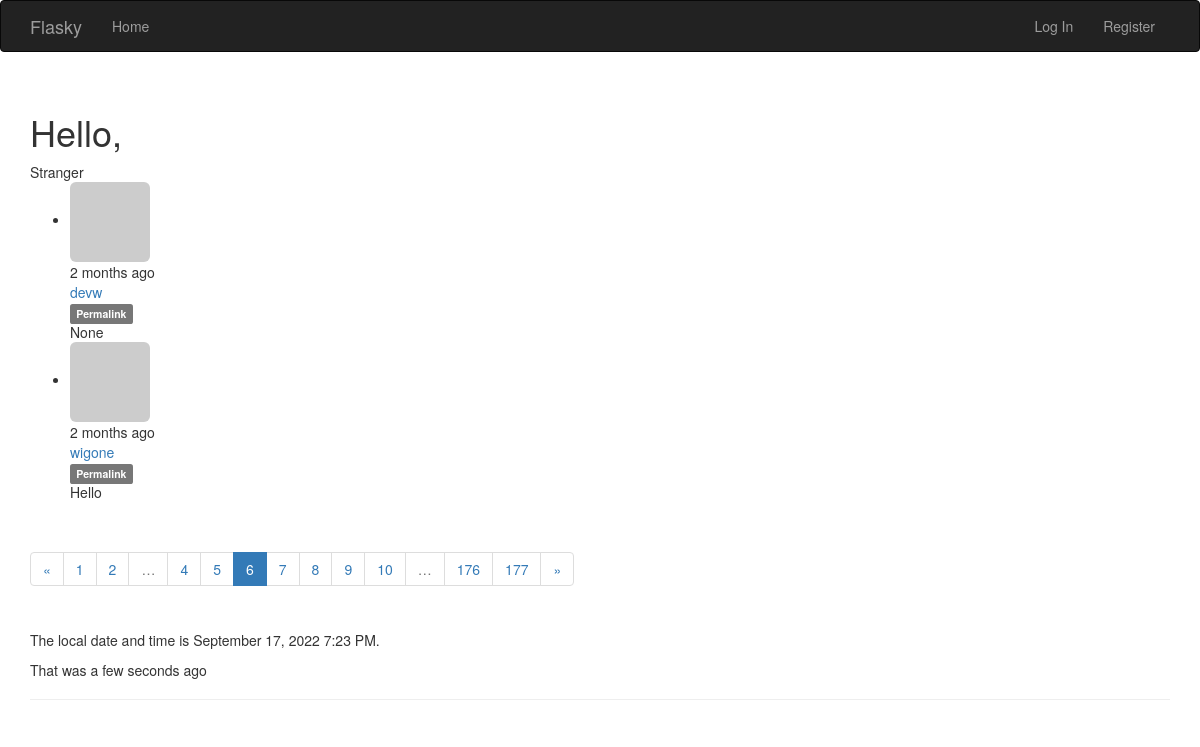
Page /?page=6 on the committed database.
### app/models.py (models this page shows, shortened)
class Post(db.Model):
    __tablename__ = 'posts'
    id = db.Column(db.Integer, primary_key=True)
    body = db.Column(db.Text)
    body_html = db.Column(db.Text)
    timestamp = db.Column(db.DateTime(), index=True, default=datetime.utcnow)
    author_id = db.Column(db.Integer, db.ForeignKey('users.id'))

class User(UserMixin, db.Model):
    __tablename__ = 'users'
    id = db.Column(db.Integer, primary_key=True)
    email = db.Column(db.String(64), unique=True, index=True)
    username = db.Column(db.String(64), unique=True, index=True)
    role_id = db.Column(db.Integer, db.ForeignKey('roles.id'))
    password_hash = db.Column(db.String(128))
    name = db.Column(db.String(64))
    location = db.Column(db.String(64))
    about_me = db.Column(db.Text())
    member_since = db.Column(db.DateTime(), default=datetime.utcnow)
    last_seen = db.Column(db.DateTime(), default=datetime.utcnow)
    confirmed = db.Column(db.Boolean, default=False)
    avatar_hash = db.Column(db.String(32))
    posts = db.relationship('Post', backref='author', lazy='dynamic')
    followed = db.relationship('Follow',
                                foreign_keys=[Follow.follower_id],
                                backref=db.backref('follower', lazy='joined'),
                                lazy='dynamic',
                                cascade='all, delete-orphan')
    followers = db.relationship('Follow',
                                foreign_keys=[Follow.followed_id],
                                backref=db.backref('followed', lazy='joined'),
                                lazy='dynamic',
                                cascade='all, delete-orphan')
    @property
    def password(self):
        raise AttributeError('password is not a readable attribute')
    def gravatar_hash(self):
        return hashlib.md5(self.email.lower().encode('utf-8')).hexdigest()
    def gravatar(self, size=100, default='identicon', rating='g'):
        url = 'https://secure.gravatar.com/avatar'
        hash = self.avatar_hash or self.gravatar_hash()
        return '{url}/{hash}?s={size}&d={default}&r={rating}'.format(
            url=url, hash=hash, size=size, default=default, rating=rating)

### app/main/views.py (the view)
@main.route('/', methods=['GET', 'POST'])
def index():
    form = PostForm()
    if current_user.can(Permission.WRITE_ARTICLES) and form.validate_on_submit:
        post = Post(body=form.body.data, author=current_user._get_current_object())
        db.session.add(post)
        db.session.commit()
    page = request.args.get('page', 1, type=int)
    pagination = Post.query.order_by(Post.timestamp.desc()).paginate(
        page, per_page=current_app.config['FLASKY_POSTS_PER_PAGE'],
        error_out=False)
    posts = pagination.items
    return render_template('index.html',
                        current_time=datetime.utcnow(),
                        form=form, posts=posts, pagination=pagination)

### app/auth/views.py (called while the page is built)
@auth.before_app_request
def before_request():
    if current_user.is_authenticated \
            and not current_user.confirmed \
            and request.blueprint != 'auth' \
            and request.endpoint != 'static':
        return redirect(url_for('auth.unconfirmed'))

@auth.before_app_request
def before_request():
    if current_user.is_authenticated:
        current_user.ping()
        if not current_user.confirmed \
                and request.endpoint \
                and request.blueprint != 'auth' \
                and request.endpoint != 'static':
            return redirect(url_for('auth.unconfirmed'))

### app/main/__init__.py (called while the page is built)
@main.app_context_processor
def inject_permissions():
    return dict(Permission=Permission)

### app/models.py (called while the page is built)
    def can(self, permissions):
        return False

    def is_administrator(self):
        return False

### app/template/index.html (shortened to what this page needs)
{% extends "base.html" %}
{% import 'bootstrap/wtf.html' as wtf %}
{% import "_macros.html" as macros %}
{% block page_content %}
<div class="page-header">
<h1>Hello,</h1>
 {% if current_user.is_authenticated %}
  <p>{{ current_user.username }}</p>
 {% else %}
   Stranger
 {% endif %}
 {% include '_posts.html' %}
 <div class="pagination">
  {{ macros.pagination_widget(pagination, '.index') }}
 </div>
 <p>The local date and time is {{ moment(current_time).format('LLL') }}.</p>
 <p>That was {{ moment(current_time).fromNow(refresh=True) }}</p>
</div>
{% endblock %}

### app/template/_posts.html (shortened to what this page needs)
<ul class="posts">
    {% for post in posts %}
    <li class="post">
        <div class="profile-thumbnail">
          <a href="{{ url_for('.user', username=post.author.username) }}">
            <img class="img-rounded profile-thumbnail"
            src="{{ post.author.gravatar(size=40) }}">
          </a>
        </div>
        <div class="post-date">{{ moment(post.timestamp).fromNow() }}</div>
        <div class="post-author">
            <a href="{{ url_for('.user', username=post.author.username) }}">
                {{ post.author.username }}
            </a>
        </div>
        <div class="post-content">
          <div class="post-footer">
            <a href="{{ url_for('.post', id=post.id) }}">
                <span class="label label-default">Permalink</span>
            </a>
          </div>
        </div>
        <div class="post-body">
          {% if post.body_html %}
            {{ post.body_html | safe }}
          {% else %}
            {{ post.body }}
        </div>
          {% endif %}
    </li>
    {% endfor %}
   </ul>

### rows in the picture
Post: timestamp "2 months ago", author.username "devw", body "None"
Post: timestamp "2 months ago", author.username "wigone", body_html "Hello"

### other values in the picture
{{ p }} "1" "2" "4" "5" "7" "8" "9" "10" "176" "177"
{{ p }} "6"
